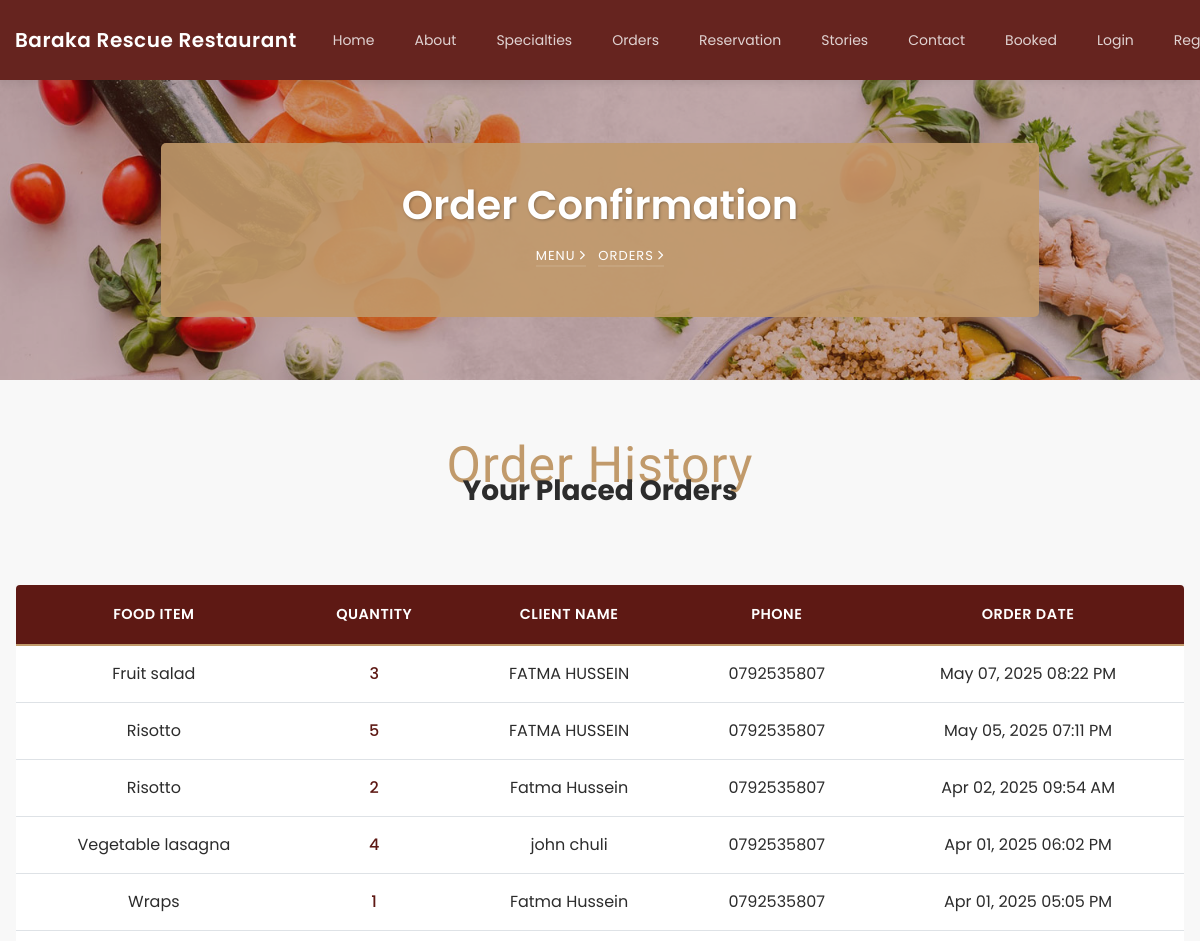
Page /order/ (upper part) on the earlier database version.
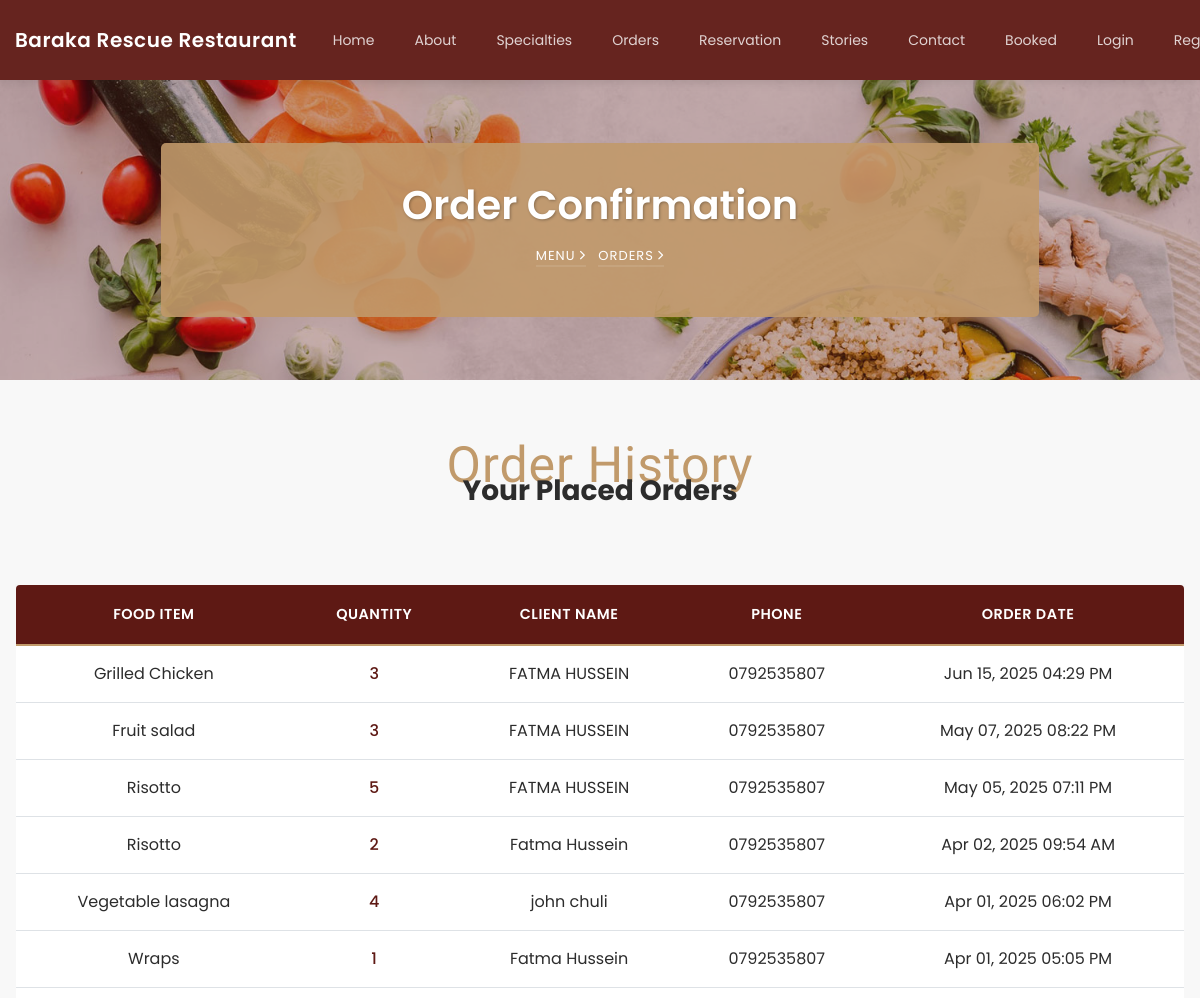
Same page on the later database version.
### restaurant/models.py (models this page shows, shortened)
class Order(models.Model):
    menu_item = models.ForeignKey('Ourmenu', on_delete=models.CASCADE)
    quantity = models.PositiveIntegerField()
    client_name = models.CharField(
        max_length=100,
        validators=[RegexValidator(r'^[A-Za-z ]+$', "Name can only contain letters and spaces")]
    )
    client_phone = models.CharField(
        max_length=10,
        validators=[RegexValidator(r'^\d{10}$', "Phone number must be 10 digits.")]
    )
    client_email = models.EmailField(
        max_length=100,
        validators=[EmailValidator()],
        help_text="We'll send your order confirmation here",
        blank=True,  # Allow blank temporarily for migration
        default="no-email@example.com"  # Temporary default for existing records
    )
    order_date = models.DateTimeField(auto_now_add=True)
    special_requests = models.TextField(
        max_length=500,
        blank=True,
        null=True,
        help_text="Any special instructions for your order"
    )
    class Meta:
        ordering = ['-order_date']
        verbose_name = 'Customer Order'
        verbose_name_plural = 'Customer Orders'

class Ourmenu(models.Model):
    category_options = [
        ('breakfast', 'Breakfast'),
        ('lunch', 'Lunch'),
        ('dinner', 'Dinner'),
        ('dessert', 'Dessert'),
        ('winecard', 'Winecard'),
        ('drinks', 'Drinks')
    ]
    foodname = models.CharField(max_length=50, blank=False, null=False)
    category = models.CharField(max_length=50, choices=category_options, default='dinner')
    foodimage = models.ImageField(upload_to='ourmenu')
    description = models.CharField(max_length=200, blank=False, null=False)
    price = models.PositiveIntegerField()
    stock = models.PositiveIntegerField(default=10)

### restaurant/views.py (the view)
# urls.py: path("order/", order, name="order"),
def order(request):
    all_orders = Order.objects.all().order_by("-order_date")
    return render(request, "order.html", {"orders": all_orders})

### restaurant/templates/order.html (shortened to what this page needs)
{% extends 'common.html' %}
{% load static %}
{% block body %}
<section class="hero-wrap hero-wrap-2" style="background-image: url('{% static 'images/bg_4.jpg' %}');" data-stellar-background-ratio="0.5">
    <div class="container">
        <div class="row no-gutters slider-text align-items-center justify-content-center">
            <div class="col-md-9 ftco-animate text-center" style="background: rgba(193, 154, 107, 0.9); padding: 2rem; border-radius: 5px;">
                <h1 class="mb-2 bread" style="color: #fff; font-weight: 600; text-shadow: 1px 1px 3px rgba(0,0,0,0.3);">Order Confirmation</h1>
                <p class="breadcrumbs">
                    <span class="mr-2" style="color: #fff;"><a href="{% url 'menu' %}" style="color: #fff;">Menu <i class="ion-ios-arrow-forward"></i></a></span>
                    <span style="color: #fff;">Orders <i class="ion-ios-arrow-forward"></i></span>
                </p>
            </div>
        </div>
    </div>
</section>
<section class="ftco-section" style="background: #F8F8F8; padding: 60px 0;">
    <div class="container">
        <div class="row justify-content-center mb-5">
            <div class="col-md-8 text-center heading-section ftco-animate">
                <span class="subheading" style="color: #C19A6B; letter-spacing: 1px;">Order History</span>
                <h2 class="mb-4" style="color: #2C2C2C; font-weight: 700;">Your Placed Orders</h2>
            </div>
        </div>
        {% if orders %}
        <div class="table-responsive">
            <table class="table table-hover text-center" style="border: 1px solid #dee2e6;">
                <thead style="background: #5E1914; color: #fff;">
                    <tr>
                        <th style="padding: 15px; border-bottom: 2px solid #C19A6B;">Food Item</th>
                        <th style="padding: 15px; border-bottom: 2px solid #C19A6B;">Quantity</th>
                        <th style="padding: 15px; border-bottom: 2px solid #C19A6B;">Client Name</th>
                        <th style="padding: 15px; border-bottom: 2px solid #C19A6B;">Phone</th>
                        <th style="padding: 15px; border-bottom: 2px solid #C19A6B;">Order Date</th>
                    </tr>
                </thead>
                <tbody>
                    {% for order in orders %}
                        <tr style="background: #fff; border-bottom: 1px solid #eee;">
                            <td style="padding: 12px; color: #2C2C2C;">{{ order.menu_item.foodname }}</td>
                            <td style="padding: 12px; color: #5E1914; font-weight: 500;">{{ order.quantity }}</td>
                            <td style="padding: 12px; color: #2C2C2C;">{{ order.client_name }}</td>
                            <td style="padding: 12px; color: #2C2C2C;">{{ order.client_phone }}</td>
                            <td style="padding: 12px; color: #2C2C2C;">{{ order.order_date|date:"M d, Y h:i A" }}</td>
                        </tr>
                    {% endfor %}
                </tbody>
            </table>
        </div>
        {% else %}
            <div class="text-center py-5">
                <i class="icon-shopping-cart" style="font-size: 3rem; color: #C19A6B;"></i>
                <h3 style="color: #2C2C2C; margin-top: 20px;">No orders have been placed yet</h3>
                <p style="color: #3A3A3A;">Start by exploring our delicious menu</p>
            </div>
        {% endif %}
    </div>
</section>
{% endblock %}

### restaurant/templates/common.html (shortened to what this page needs)
{% load static %}
<!doctype html>
<html lang="en">
<head>
    <link rel="stylesheet" href="{% static 'css/open-iconic-bootstrap.min.css' %}">
    <link rel="stylesheet" href="{% static 'css/animate.css' %}">
    <link rel="stylesheet" href="{% static 'css/owl.carousel.min.css' %}">
    <link rel="stylesheet" href="{% static 'css/owl.theme.default.min.css' %}">
    <link rel="stylesheet" href="{% static 'css/magnific-popup.css' %}">
    <link rel="stylesheet" href="{% static 'css/aos.css' %}">
    <link rel="stylesheet" href="{% static 'css/ionicons.min.css' %}">
    <link rel="stylesheet" href="{% static 'css/bootstrap-datepicker.css' %}">
    <link rel="stylesheet" href="{% static 'css/jquery.timepicker.css' %}">
    <link rel="stylesheet" href="{% static 'css/flaticon.css' %}">
    <link rel="stylesheet" href="{% static 'css/icomoon.css' %}">
    <link rel="stylesheet" href="{% static 'css/style.css' %}">
    <link rel="stylesheet" href="https://cdnjs.cloudflare.com/ajax/libs/font-awesome/5.15.4/css/all.min.css">
</head>
<body>
<nav class="navbar navbar-expand-lg navbar-dark ftco_navbar ftco-navbar-light" id="ftco-navbar">
    <div class="container">
        <a class="navbar-brand" href="{% url 'index' %}">Baraka Rescue Restaurant</a>
        <div class="collapse navbar-collapse" id="ftco-nav">
            <ul class="navbar-nav ml-auto">
                <li class="nav-item {% if nav == 'index' %} active {% endif %}">
                    <a href="{% url 'index' %}" class="nav-link">Home</a>
                </li>
                <li class="nav-item {% if nav == 'about' %} active {% endif %}">
                    <a href="{% url 'about' %}" class="nav-link">About</a>
                </li>
                <li class="nav-item {% if nav == 'menu' %} active {% endif %}">
                    <a href="{% url 'menu' %}" class="nav-link">Specialties</a>
                </li>
                <li class="nav-item {% if nav == 'order' %} active {% endif %}">
                    <a href="{% url 'order' %}" class="nav-link">Orders</a>
                </li>
                <li class="nav-item {% if nav == 'reservation' %} active {% endif %}">
                    <a href="{% url 'reservation' %}" class="nav-link">Reservation</a>
                </li>
                <li class="nav-item {% if nav == 'blog' %} active {% endif %}">
                    <a href="{% url 'blog' %}" class="nav-link">Stories</a>
                </li>
                <li class="nav-item {% if nav == 'contact' %} active {% endif %}">
                    <a href="{% url 'contact' %}" class="nav-link">Contact</a>
                </li>
                <li class="nav-item {% if nav == 'booked' %} active {% endif %}">
                    <a href="{% url 'booked' %}" class="nav-link">Booked</a>
                </li>
                {% if user.is_authenticated %}
                    <li class="nav-item">
                        <span class="user-greeting">Hello, {{ user.first_name }}</span>
                    </li>
                    <li class="nav-item">
                        <a href="{% url 'logout' %}" class="nav-link">Logout</a>
                    </li>
                {% else %}
                    <li class="nav-item {% if nav == 'login' %} active {% endif %}">
                        <a href="{% url 'login' %}" class="nav-link">Login</a>
                    </li>
                    <li class="nav-item {% if nav == 'register' %} active {% endif %}">
                        <a href="{% url 'register' %}" class="nav-link">Register</a>
                    </li>
                {% endif %}
            </ul>
        </div>
    </div>
</nav>
{% block body %}{% endblock %}
</body>
</html>

### restaurant/templates/common.html (style rules this page uses)
:root { --primary-color: #5E1914; --secondary-color: #C19A6B; --light-bg: #F8F8F8; --dark-text: #2C2C2C; --medium-text: #3A3A3A; }
body { padding-top: 80px; }
.navbar { background: rgba(94, 25, 20, 0.95) !important; padding: 15px 0; box-shadow: 0 2px 10px rgba(0,0,0,0.1); position: fixed !important; top: 0 !important; left: 0 !important; right: 0 !important; z-index: 1030 !important; }
.ftco-navbar-light { background: rgba(94, 25, 20, 0.95) !important; }
.ftco-navbar-light .navbar-nav > .nav-item > .nav-link { color: rgba(255,255,255,0.8) !important; }
.navbar-brand { color: white !important; font-weight: 600; letter-spacing: 0.5px; }
.nav-link { color: rgba(255,255,255,0.8) !important; font-weight: 500; padding: 8px 15px !important; margin: 0 5px; transition: all 0.3s ease; }
.hero-wrap-2 { margin-top: 0 !important; position: relative; z-index: 1; }

### restaurant/templates/order.html (style rules this page uses)
.table { border-radius: 5px; overflow: hidden; box-shadow: 0 0 20px rgba(0,0,0,0.05); }
.table th { font-weight: 600; text-transform: uppercase; letter-spacing: 0.5px; font-size: 0.9rem; }

Differences in the rows shown:
added Order: menu_item.foodname "Grilled Chicken", quantity "3", client_name "FATMA HUSSEIN", client_phone "0792535807", order_date "Jun 15, 2025 04:29 PM"
